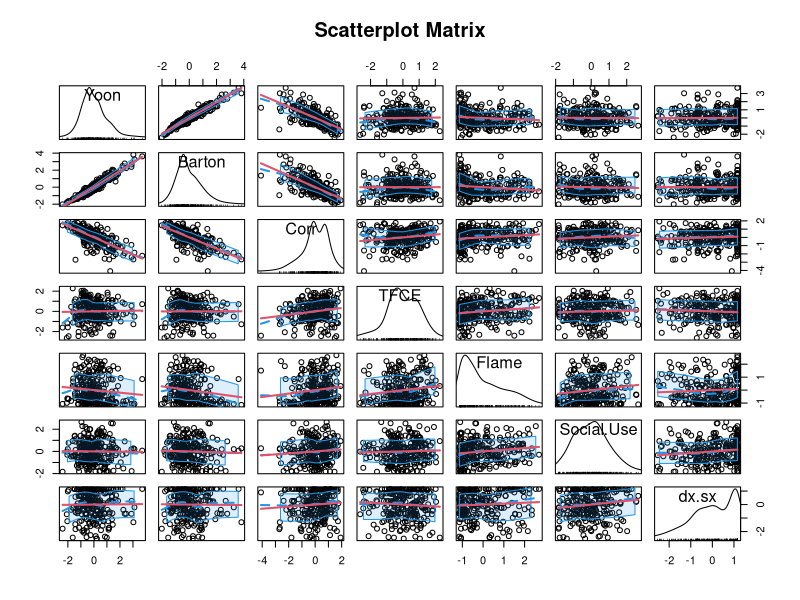
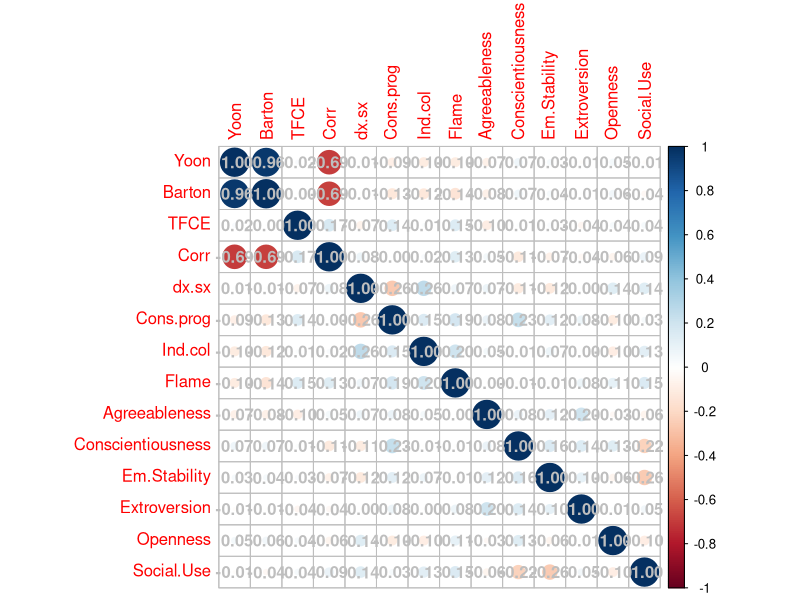

R code for these plots, in order: (Note: this script raises an error after producing the figures.)
predittori <- read.table(file = "results/Predittori_tutti.csv", header = TRUE, sep = ",")

# Elimino le variabili che non voglio usare
predittori <- predittori[, -1]
predittori <- predittori[, -4]

predittori <- data.frame(scale(predittori, center = TRUE, scale = TRUE))


car::scatterplotMatrix(~ Yoon + Barton + Corr + TFCE + Flame + Social.Use + dx.sx, regLine = list(col = 2),
                       col = 1, smooth = list(col.smooth = 4, col.spread = 4),
                       data = predittori, main = "Scatterplot Matrix")

corrplot::corrplot(cor(predittori), addCoef.col = "grey")


n <- nrow(predittori)
MASS::stepAIC(modAll, direction = "forward", scope = list(lower = modZero, upper = modAll), k = log(n))

# Path: stepAIC.r

# Aggiungo un modello con interazioni

modYon <- lm(formula = Yoon ~ (Flame + Social.Use + Em.Stability + dx.sx + Agreeableness + Conscientiousness + Cons.prog)^2, data = predittori)
modYon_zero <- lm(formula = Yoon ~ 1, data = predittori)
modBarton <- lm(formula = Barton ~ (Flame + Social.Use + Em.Stability + dx.sx + Agreeableness + Conscientiousness + Cons.prog)^2, data = predittori)
modBarton_zero <- lm(formula = Barton ~ 1, data = predittori)
modCorr <- lm(formula = Corr ~ (Flame + Social.Use + Em.Stability + dx.sx + Agreeableness + Conscientiousness + Cons.prog)^2, data = predittori)
modCorrzero <- lm(formula = Corr ~ 1, data = predittori)
modTFCE <- lm(formula = TFCE ~ (Flame + Social.Use + Em.Stability + dx.sx + Agreeableness + Conscientiousness + Cons.prog)^2, data = predittori)
modTFCEzero <- lm(formula = TFCE ~ 1, data = predittori)


n <- nrow(predittori)
MASS::stepAIC(modYon, direction = "backward", scope = list(lower = modYon_zero, upper = modYon), k = log(n))
MASS::stepAIC(modBarton, direction = "backward", scope = list(lower = modBarton_zero, upper = modBarton), k = log(n))
MASS::stepAIC(modCorr, direction = "backward", scope = list(lower = modCorrzero, upper = modCorr), k = log(n))
MASS::stepAIC(modTFCE, direction = "backward", scope = list(lower = modTFCEzero, upper = modTFCE), k = log(n))

summary(lm(formula = Corr ~ Flame + Social.Use + Em.Stability + dx.sx + 
    Agreeableness + Conscientiousness + Cons.prog + Flame:Social.Use + 
    Flame:Agreeableness + Flame:Conscientiousness + Flame:Cons.prog + 
    Social.Use:Em.Stability + Social.Use:dx.sx + Social.Use:Conscientiousness + 
    Social.Use:Cons.prog + Em.Stability:dx.sx + dx.sx:Conscientiousness + 
    Conscientiousness:Cons.prog + Flame:Social.Use:Conscientiousness, 
    data = predittori))

summary(lm(Barton ~ Flame + Social.Use + Em.Stability + dx.sx + Agreeableness + 
    Conscientiousness + Cons.prog + Flame:Social.Use + Flame:Em.Stability + 
    Flame:dx.sx + Flame:Conscientiousness + Flame:Cons.prog + 
    Social.Use:Em.Stability + Social.Use:dx.sx + Social.Use:Conscientiousness + 
    Social.Use:Cons.prog + Em.Stability:dx.sx + Em.Stability:Agreeableness + 
    dx.sx:Agreeableness + dx.sx:Cons.prog + Agreeableness:Conscientiousness + 
    Conscientiousness:Cons.prog + Flame:Social.Use:Conscientiousness + 
    Social.Use:dx.sx:Cons.prog, data = predittori))
summary(lm(Yoon ~ Flame + Social.Use + Em.Stability + Agreeableness + Conscientiousness + 
    Cons.prog + Flame:Social.Use + Flame:Agreeableness + Flame:Conscientiousness + 
    Flame:Cons.prog + Social.Use:Em.Stability + Social.Use:Conscientiousness + 
    Conscientiousness:Cons.prog + Flame:Social.Use:Conscientiousness, data= predittori))

summary(lm(TFCE ~ Flame + Agreeableness +
    Cons.prog + Flame:Social.Use + Flame:Conscientiousness + 
    Social.Use:Conscientiousness + Social.Use:Agreeableness + 
    Em.Stability:Agreeableness + Flame:Social.Use:Conscientiousness, data = predittori))


# plot dei fit

plot(Yoon ~ Flame + Social.Use + Em.Stability + dx.sx + Agreeableness + Conscientiousness + Cons.prog, data = predittori)
abline(modYon, col = "red") 
abline(modYon_zero, col = "blue")

plot(Barton ~ Flame + Social.Use + Em.Stability + dx.sx + Agreeableness + Conscientiousness + Cons.prog, data = predittori)
abline(modBarton, col = "red")
abline(modBarton_zero, col = "blue")

plot(Corr ~ Flame + Social.Use + Em.Stability + dx.sx + Agreeableness + Conscientiousness + Cons.prog, data = predittori)
abline(modCorr, col = "red")
abline(modCorrzero, col = "blue")


